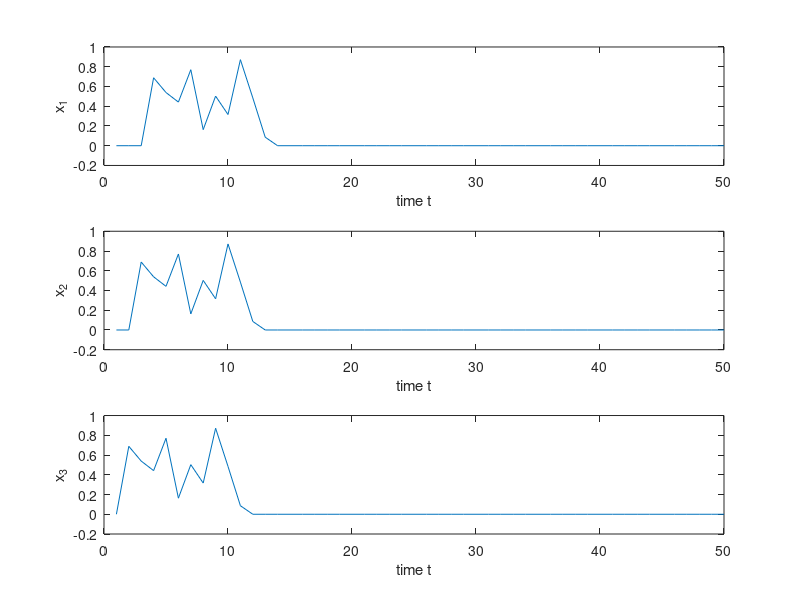

Reproduce this figure in MATLAB.
% system dynamics
A = [0 1 0; 0 0 1; 0 0 0];
B = [0; 0; 1];

% LQR args
M = eye(3);
R = 42; % rho doesnt change the solution for k

% Q learning matrices
x = zeros([3 11]);
u = rand([10 1]); % random input values

for i=2:11
    x(:,i) = A*x(:,i-1)+B*u(i-1); % samples taken from system
end

Z = zeros(10);

for i=1:10
    Z(i,:) = [x(1,i)^2 x(2,i)^2 x(3,i)^2 x(1,i)*x(2,i) x(2,i)*x(3,i) x(1,i)*x(3,i) u(i)^2 2*u(i)*x(1,i) 2*u(i)*x(2,i) 2*u(i)*x(3,i)];
end

if rank(Z) < 10
    return
end

% Start of iterative procedure
H_old = zeros(4); % 1st approximaton is chosen, arbitrarily, as zero(4x4)
H_new = zeros(4);

k_old = zeros([1 3]);
k_new = rand([1 3]); % no reason to be random, just for technical reasons in order to get inside the while loop the 1st time

d = zeros([10 1]);
Z_inv = inv(Z); % calculate once for speed
while (abs(norm(k_old-k_new)) > 0.1) % set here desired value of approximation
    H_old = H_new;
    k_old = k_new;
    
    for i=1:10
        d(i,:) = (x(:,i)')*x(:,i)+R*u(i)^2+[x(:,i+1)' x(:,i+1)'*k_old']*H_old*[x(:,i+1)' x(:,i+1)'*k_old']';
    end
    
    temp = Z_inv*d;
    
    H_new(1,1) = temp(1,1);
    H_new(1,2) = temp(4,1)/2; % Matrix M of cost function is symmetrical so H will also be symmetrical
    H_new(1,3) = temp(6,1)/2;
    H_new(1,4) = temp(8,1);
    H_new(2,1) = H_new(1,2); 
    H_new(2,2) = temp(2,1);
    H_new(2,3) = temp(5,1)/2;
    H_new(2,4) = temp(9,1);
    H_new(3,1) = H_new(1,3);
    H_new(3,2) = H_new(2,3);
    H_new(3,3) = temp(3,1);
    H_new(3,4) = temp(10,1);
    H_new(4,1) = H_new(1,4);
    H_new(4,2) = H_new(2,4);
    H_new(4,3) = H_new(3,4);
    H_new(4,4) = temp(7,1);
    
    k_new = (H_new(4,4)^(-1))*H_new(4,1:3);
end

H_new, k_new

t = 1:50;
test_x = zeros([3 50]);
for i=1:11
    test_x(:,i) = x(:,i);
end
for i=12:50
    test_x(:,i) = A*test_x(:,i-1)+B*k_new*test_x(:,i-1);
end

fig1 = figure;  
subplot(3,1,1); 
plot(t,test_x(1,:)); 
ylabel('x_{1}'); 
xlabel('time t');  

subplot(3,1,2); 
plot(t,test_x(2,:)); 
ylabel('x_{2}'); 
xlabel('time t');  

subplot(3,1,3); 
plot(t,test_x(3,:)); 
ylabel('x_{3}'); 
xlabel('time t');